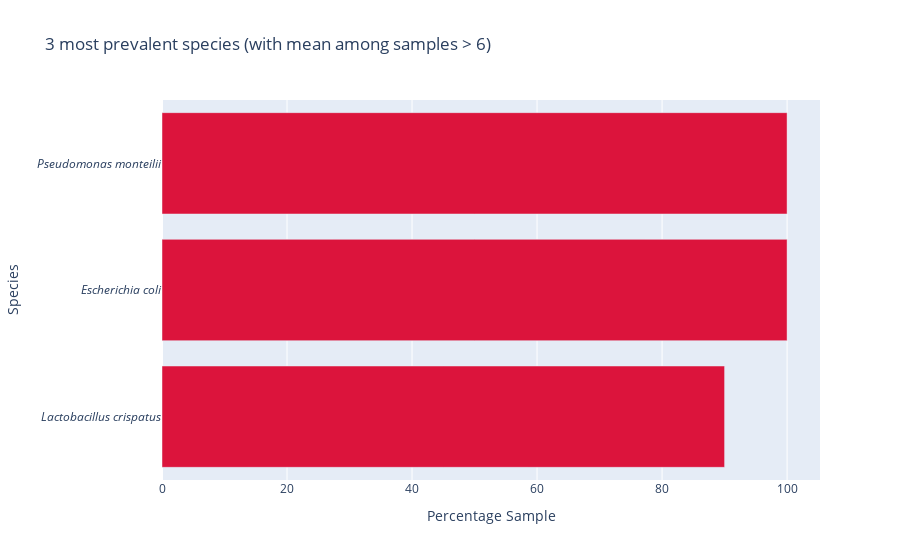

The notebook cell saved with this chart:
### Code cell
fig1 = instance.plot_most_prevalent_taxa(
    mode="bar",
    mean_threshold=6,
    taxa_number=3,
    taxa_level="species",
    higher_classification=False,               # Set to False remove every rows "xxx(higher taxa)"
    ascending=False,
)

### Figure 1 — Plotly figure (JSON) as saved in the notebook; plotly's stock layout.template omitted (floating-point values rounded to 4 significant figures)
{"data": [{"marker": {"color": "crimson"}, "orientation": "h", "type": "bar", "x": [90, 100, 100], "y": ["<i>Lactobacillus crispatus</i>", "<i>Escherichia coli</i>", "<i>Pseudomonas monteilii</i>"]}], "layout": {"title": {"text": "3 most prevalent species (with mean among samples > 6)"}, "xaxis": {"title": {"text": "Percentage Sample"}}, "yaxis": {"title": {"text": "Species"}}}}
